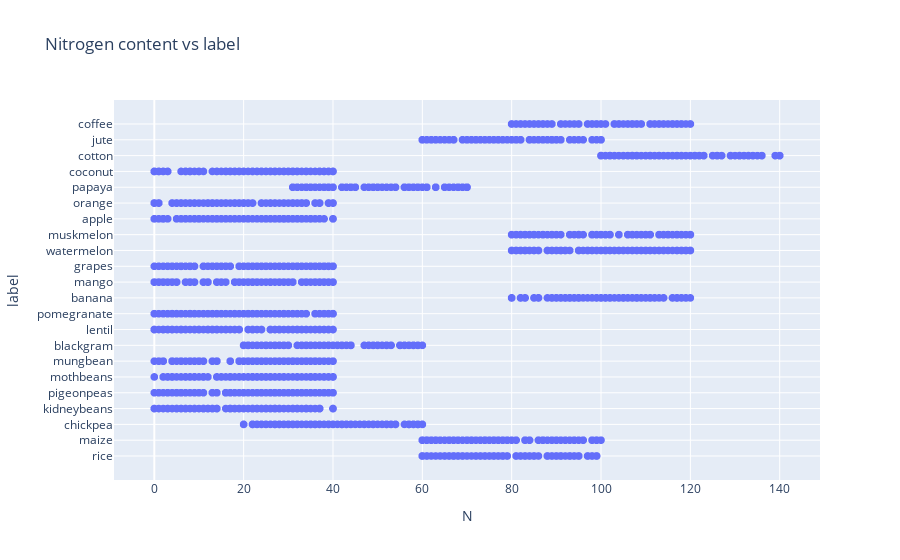

The code cell stored with this chart in its notebook:
### Code cell
fig = px.scatter(raw_df , x='N',y='label',title='Nitrogen content vs label')
fig.update_traces(marker_size=8)
fig.show()

### Figure 1 — Plotly figure (JSON) as saved in the notebook; plotly's stock layout.template omitted (floating-point values rounded to 4 significant figures; data arrays with more than 128 entries replaced by an {"elided": "..."} marker saying what was removed)
{"data": [{"hovertemplate": "N=%{x}<br>label=%{y}<extra></extra>", "legendgroup": "", "marker": {"color": "#636efa", "size": 8, "symbol": "circle"}, "mode": "markers", "name": "", "showlegend": false, "type": "scattergl", "x": {"elided": "2200 int values"}, "xaxis": "x", "y": {"elided": "2200 str values"}, "yaxis": "y"}], "layout": {"legend": {"tracegroupgap": 0}, "title": {"text": "Nitrogen content vs label"}, "xaxis": {"anchor": "y", "domain": [0, 1], "title": {"text": "N"}}, "yaxis": {"anchor": "x", "domain": [0, 1], "title": {"text": "label"}}}}
